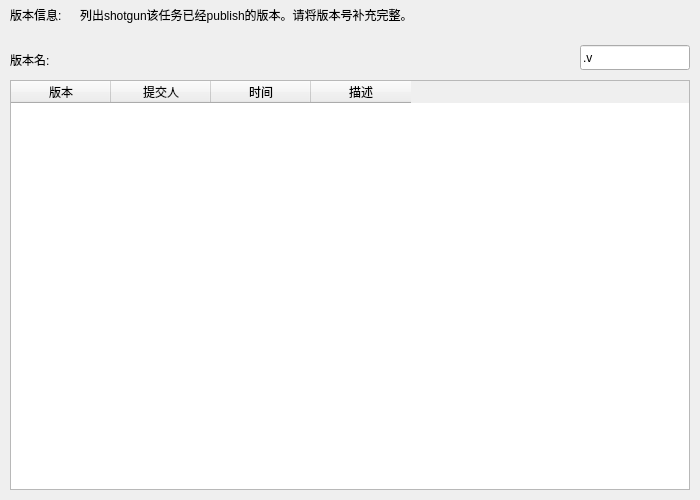
<?xml version="1.0" encoding="UTF-8"?>
<ui version="4.0">
 <class>Form</class>
 <widget class="QWidget" name="Form">
  <property name="geometry">
   <rect>
    <x>0</x>
    <y>0</y>
    <width>700</width>
    <height>500</height>
   </rect>
  </property>
  <property name="windowTitle">
   <string>Form</string>
  </property>
  <widget class="QLabel" name="label_title">
   <property name="geometry">
    <rect>
     <x>10</x>
     <y>0</y>
     <width>70</width>
     <height>30</height>
    </rect>
   </property>
   <property name="text">
    <string>版本信息:</string>
   </property>
  </widget>
  <widget class="QTableWidget" name="tableWidget_old_versions">
   <property name="geometry">
    <rect>
     <x>10</x>
     <y>80</y>
     <width>680</width>
     <height>410</height>
    </rect>
   </property>
   <column>
    <property name="text">
     <string>版本</string>
    </property>
   </column>
   <column>
    <property name="text">
     <string>提交人</string>
    </property>
   </column>
   <column>
    <property name="text">
     <string>时间</string>
    </property>
   </column>
   <column>
    <property name="text">
     <string>描述</string>
    </property>
   </column>
  </widget>
  <widget class="QLabel" name="label_version_name_a">
   <property name="geometry">
    <rect>
     <x>10</x>
     <y>50</y>
     <width>90</width>
     <height>20</height>
    </rect>
   </property>
   <property name="text">
    <string>版本名:</string>
   </property>
  </widget>
  <widget class="QLineEdit" name="lineEdit_version_name">
   <property name="geometry">
    <rect>
     <x>580</x>
     <y>45</y>
     <width>110</width>
     <height>25</height>
    </rect>
   </property>
   <property name="text">
    <string>.v</string>
   </property>
  </widget>
  <widget class="QLabel" name="label_version_name_b">
   <property name="geometry">
    <rect>
     <x>100</x>
     <y>50</y>
     <width>478</width>
     <height>20</height>
    </rect>
   </property>
   <property name="inputMethodHints">
    <set>Qt::ImhNoPredictiveText</set>
   </property>
   <property name="alignment">
    <set>Qt::AlignRight|Qt::AlignTrailing|Qt::AlignVCenter</set>
   </property>
  </widget>
  <widget class="QLabel" name="label_description">
   <property name="geometry">
    <rect>
     <x>80</x>
     <y>0</y>
     <width>610</width>
     <height>30</height>
    </rect>
   </property>
   <property name="text">
    <string>&lt;html&gt;&lt;head/&gt;&lt;body&gt;&lt;p&gt;列出shotgun该任务已经publish的版本。请将版本号补充完整。&lt;/p&gt;&lt;/body&gt;&lt;/html&gt;</string>
   </property>
  </widget>
 </widget>
 <resources/>
 <connections/>
</ui>
